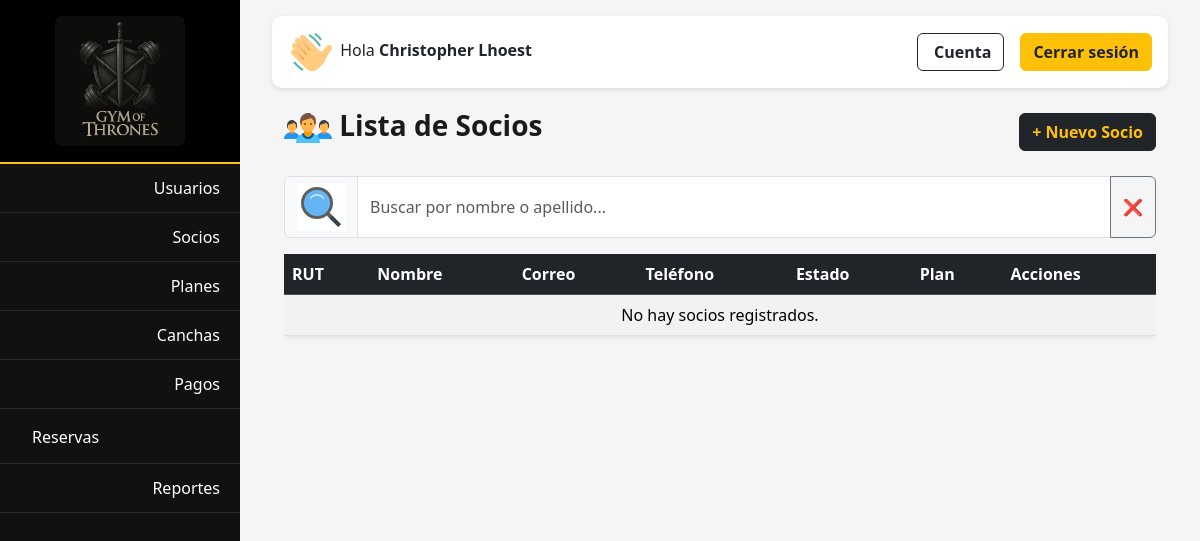
/socios/ (signed in), run on an earlier commit of the app's database.
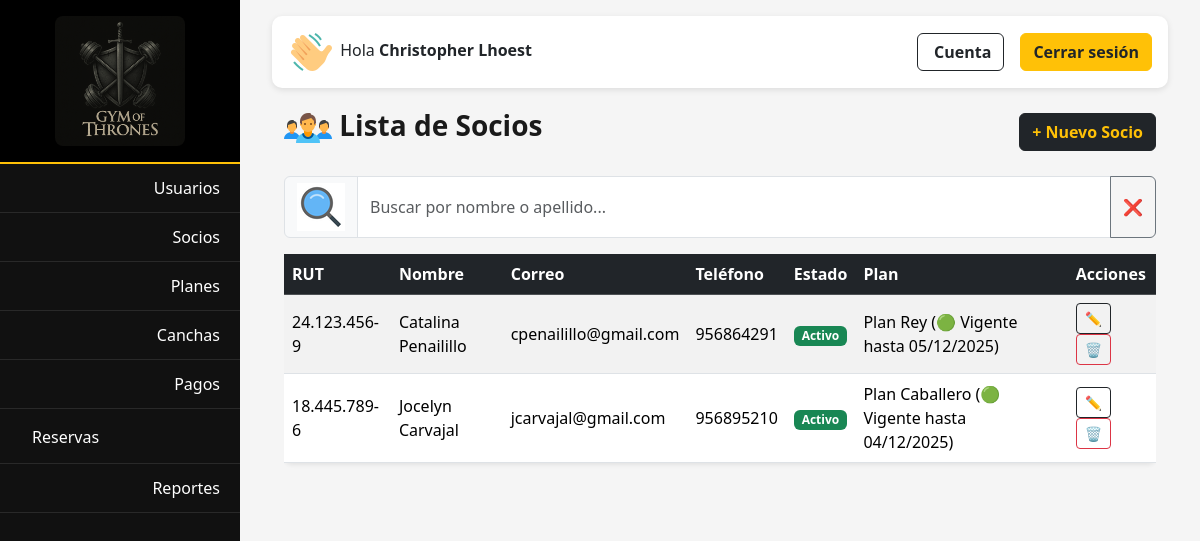
And on a later commit of the database.
### apps/socios/models.py (models this page shows, shortened)
class Socio(models.Model):
    ESTADO_CHOICES = [
        (True, 'Activo'),
        (False, 'Inactivo'),
    ]
    rut = models.CharField(max_length=12, unique=True,)
    nombre = models.CharField(max_length=50)
    apellido_paterno = models.CharField(max_length=50)
    apellido_materno = models.CharField(max_length=50, blank=True, null=True)
    correo = models.EmailField(unique=True)
    telefono = models.CharField(max_length=20, blank=True, null=True)
    fecNac = models.DateField(verbose_name='Fecha de Nacimiento', null=True, blank=True)
    estado = models.BooleanField(choices=ESTADO_CHOICES, default=True)
    fec_registro = models.DateTimeField(default=timezone.now)  # ✅ timezone-aware
    @property
    def plan_actual(self):
        hoy = timezone.localdate()  # ✅ en vez de date.today()
        plan_activo = self.planes_asignados.filter(
            estado=True,
            fecFin__gte=hoy
        ).order_by('-fecFin').first()
        if plan_activo:
            dias_restantes = (plan_activo.fecFin - hoy).days
            color_estado = "🟢" if dias_restantes > 0 else "🔴"
            return f"{plan_activo.plan.nombre} ({color_estado} Vigente hasta {plan_activo.fecFin.strftime('%d/%m/%Y')})"
        else:
            return "Sin plan activo"

### apps/planes/models.py (models this page shows, shortened)
class SocioPlan(models.Model):
    ESTADO_CHOICES = [
        (True, 'Activo'),
        (False, 'Inactivo'),
    ]
    socio = models.ForeignKey('socios.Socio', on_delete=models.CASCADE, related_name='planes_asignados')
    plan = models.ForeignKey(Plan, on_delete=models.CASCADE)
    fecInicio = models.DateField()
    fecFin = models.DateField()
    monto_pagado = models.IntegerField("Monto Pagado")
    estado = models.BooleanField(choices=ESTADO_CHOICES, default=True)

class Plan(models.Model):
    nombre = models.CharField(max_length=100, unique=True)
    descripcion = models.TextField(blank=True, null=True)
    precio = models.IntegerField("Precio")
    duracion = models.PositiveIntegerField(help_text="Duración en días")
    puede_reservar_talleres = models.BooleanField(default=False)
    puede_reservar_canchas = models.BooleanField(default=False)

### apps/socios/views.py (the view)
# urls.py: path('', views.lista_socios, name='lista_socios'),
@login_required
@user_passes_test(lambda u: es_admin(u) or es_superadmin(u))
def lista_socios(request):
    socios = Socio.objects.select_related().order_by('nombre')
    for s in socios:
        s.rut_formateado = formatear_rut(s.rut)
    return render(request, 'socios/lista_socios.html', {'socios': socios})

### apps/socios/views.py (called while the page is built)
def formatear_rut(rut):
    try:
        rut = str(rut)
        cuerpo, dv = rut[:-1], rut[-1]
        cuerpo_con_puntos = f"{int(cuerpo):,}".replace(",", ".")
        return f"{cuerpo_con_puntos}-{dv.upper()}"
    except Exception:
        return rut  # si viene vacío o mal formado, se deja igual

### apps/users/views.py (called while the page is built)
def es_superadmin(user):
    return user.is_authenticated and user.rol == 'superadmin'

def es_admin(user):
    return user.is_authenticated and user.rol == 'admin'

### templates/socios/lista_socios.html (shortened to what this page needs)
{% extends 'core/base_dashboard.html' %}
{% load static %}
{% block content %}
<div class="container mt-3">
  <div class="d-flex justify-content-between align-items-center mb-3">
    <h3 class="fw-bold"><img src="{% static 'img/socios.png' %}" alt="icono socios"> Lista de Socios</h3>
    <a href="{% url 'crear_socio' %}" class="btn btn-dark text-warning fw-bold">+ Nuevo Socio</a>
  </div>
<div class="input-group mb-3">
  <span class="input-group-text">
    <img src="{% static 'img/lupa.gif' %}" alt="icono de pergamino">
  </span>
  <input
    type="text"
    id="buscador"
    class="form-control"
    placeholder="Buscar por nombre o apellido..."
  >
      <button
      class="btn btn-outline-secondary"
      type="button"
      id="btnLimpiar"
      title="Limpiar búsqueda"
    >❌</button>
</div>
  <div class="table-responsive">
    <table class="table table-striped align-middle shadow-sm" id="tablaSocios">
      <thead class="table-dark">
        <tr>
          <th>RUT</th>
          <th>Nombre</th>
          <th>Correo</th>
          <th>Teléfono</th>
          <th>Estado</th>
          <th>Plan</th>
          <th>Acciones</th>
        </tr>
      </thead>
      <tbody>
        {% for socio in socios %}
        <tr>
          <td>{{ socio.rut_formateado }}</td>
          <td>{{ socio.nombre }} {{ socio.apellido_paterno }}</td>
          <td>{{ socio.correo }}</td>
          <td>{{ socio.telefono|default:"-" }}</td>
          <td>
            {% if socio.estado %}
              <span class="badge bg-success">Activo</span>
            {% else %}
              <span class="badge bg-secondary">Inactivo</span>
            {% endif %}
          </td>
          <td>{{ socio.plan_actual|safe }}</td>
          <td>
            <a href="{% url 'editar_socio' socio.id %}" class="btn btn-sm btn-outline-dark">✏️</a>
            <a href="{% url 'eliminar_socio' socio.id %}" class="btn btn-sm btn-outline-danger eliminar-socio">🗑️</a>
          </td>
        </tr>
        {% empty %}
        <tr>
          <td colspan="7" class="text-center">No hay socios registrados.</td>
        </tr>
        {% endfor %}
      </tbody>
    </table>
  </div>
</div>
{% endblock %}

What changed in the data, as far as the page shows it:
added Socio: rut_formateado "24.123.456-9", nombre "Catalina", apellido_paterno "Penailillo", correo "cpenailillo@gmail.com", telefono "956864291", estado "Activo", plan_actual "Plan Rey (🟢 Vigente hasta 05/12/2025)"
added Socio: rut_formateado "18.445.789-6", nombre "Jocelyn", apellido_paterno "Carvajal", correo "jcarvajal@gmail.com", telefono "956895210", estado "Activo", plan_actual "Plan Caballero (🟢 Vigente hasta 04/12/2025)"
Also different on the page:
text no longer shown: "No hay socios registrados."
